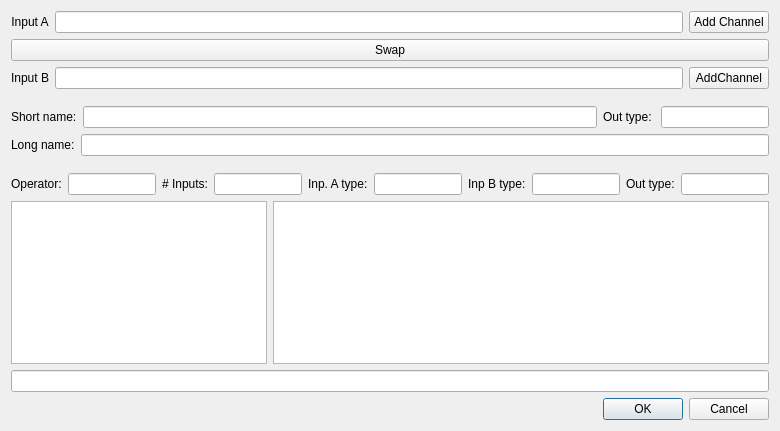
<?xml version="1.0" encoding="UTF-8"?>
<ui version="4.0">
 <class>MathConfigDialog</class>
 <widget class="QDialog" name="MathConfigDialog">
  <property name="geometry">
   <rect>
    <x>0</x>
    <y>0</y>
    <width>780</width>
    <height>431</height>
   </rect>
  </property>
  <property name="windowTitle">
   <string>Math Config</string>
  </property>
  <property name="modal">
   <bool>true</bool>
  </property>
  <layout class="QVBoxLayout" name="base_layout">
   <item>
    <layout class="QVBoxLayout" name="base_layout_2">
     <item>
      <layout class="QVBoxLayout" name="input_layout">
       <item>
        <layout class="QHBoxLayout" name="input_a_layout">
         <item>
          <widget class="QLabel" name="input_a_label">
           <property name="text">
            <string>Input A</string>
           </property>
           <property name="alignment">
            <set>Qt::AlignCenter</set>
           </property>
          </widget>
         </item>
         <item>
          <widget class="QLineEdit" name="input_a_edit"/>
         </item>
         <item>
          <widget class="QPushButton" name="add_channel_a">
           <property name="text">
            <string>Add Channel</string>
           </property>
          </widget>
         </item>
        </layout>
       </item>
       <item>
        <widget class="QPushButton" name="swap_inputs_button">
         <property name="text">
          <string>Swap</string>
         </property>
        </widget>
       </item>
       <item>
        <layout class="QHBoxLayout" name="input_b_layout">
         <item>
          <widget class="QLabel" name="input_b_label">
           <property name="text">
            <string>Input B</string>
           </property>
          </widget>
         </item>
         <item>
          <widget class="QLineEdit" name="input_b_edit"/>
         </item>
         <item>
          <widget class="QPushButton" name="add_channel_b">
           <property name="text">
            <string>AddChannel</string>
           </property>
          </widget>
         </item>
        </layout>
       </item>
      </layout>
     </item>
     <item>
      <spacer name="verticalSpacer">
       <property name="orientation">
        <enum>Qt::Vertical</enum>
       </property>
       <property name="sizeHint" stdset="0">
        <size>
         <width>20</width>
         <height>40</height>
        </size>
       </property>
      </spacer>
     </item>
     <item>
      <layout class="QVBoxLayout" name="name_layout">
       <item>
        <layout class="QHBoxLayout" name="short_name_layout">
         <item>
          <widget class="QLabel" name="short_name_label">
           <property name="text">
            <string>Short name:</string>
           </property>
          </widget>
         </item>
         <item>
          <widget class="QLineEdit" name="short_name_edit"/>
         </item>
         <item>
          <widget class="QLabel" name="label_4">
           <property name="text">
            <string>Out type: </string>
           </property>
          </widget>
         </item>
         <item>
          <widget class="QLineEdit" name="derived_out_type_edit">
           <property name="sizePolicy">
            <sizepolicy hsizetype="Fixed" vsizetype="Fixed">
             <horstretch>0</horstretch>
             <verstretch>0</verstretch>
            </sizepolicy>
           </property>
           <property name="readOnly">
            <bool>true</bool>
           </property>
          </widget>
         </item>
        </layout>
       </item>
       <item>
        <layout class="QHBoxLayout" name="long_name_layout">
         <item>
          <widget class="QLabel" name="long_name_label">
           <property name="text">
            <string>Long name:</string>
           </property>
          </widget>
         </item>
         <item>
          <widget class="QLineEdit" name="long_name_edit">
           <property name="readOnly">
            <bool>true</bool>
           </property>
          </widget>
         </item>
        </layout>
       </item>
      </layout>
     </item>
     <item>
      <spacer name="verticalSpacer_2">
       <property name="orientation">
        <enum>Qt::Vertical</enum>
       </property>
       <property name="sizeHint" stdset="0">
        <size>
         <width>20</width>
         <height>40</height>
        </size>
       </property>
      </spacer>
     </item>
     <item>
      <layout class="QVBoxLayout" name="operator_layout">
       <item>
        <layout class="QHBoxLayout" name="summary_layout">
         <item>
          <widget class="QLabel" name="operator_label">
           <property name="text">
            <string>Operator:</string>
           </property>
          </widget>
         </item>
         <item>
          <widget class="QLineEdit" name="operator_edit">
           <property name="readOnly">
            <bool>true</bool>
           </property>
          </widget>
         </item>
         <item>
          <widget class="QLabel" name="num_inputs_label">
           <property name="text">
            <string># Inputs:</string>
           </property>
          </widget>
         </item>
         <item>
          <widget class="QLineEdit" name="num_inputs_edit">
           <property name="readOnly">
            <bool>true</bool>
           </property>
          </widget>
         </item>
         <item>
          <widget class="QLabel" name="label">
           <property name="text">
            <string>Inp. A type:</string>
           </property>
          </widget>
         </item>
         <item>
          <widget class="QLineEdit" name="input_a_type_edit">
           <property name="readOnly">
            <bool>true</bool>
           </property>
          </widget>
         </item>
         <item>
          <widget class="QLabel" name="label_2">
           <property name="text">
            <string>Inp B type:</string>
           </property>
          </widget>
         </item>
         <item>
          <widget class="QLineEdit" name="input_b_type_edit">
           <property name="readOnly">
            <bool>true</bool>
           </property>
          </widget>
         </item>
         <item>
          <widget class="QLabel" name="label_3">
           <property name="text">
            <string>Out type:</string>
           </property>
          </widget>
         </item>
         <item>
          <widget class="QLineEdit" name="out_type_edit">
           <property name="readOnly">
            <bool>true</bool>
           </property>
          </widget>
         </item>
        </layout>
       </item>
       <item>
        <layout class="QHBoxLayout" name="operator_selection">
         <item>
          <widget class="QListWidget" name="operator_list">
           <property name="sizePolicy">
            <sizepolicy hsizetype="Fixed" vsizetype="Expanding">
             <horstretch>0</horstretch>
             <verstretch>0</verstretch>
            </sizepolicy>
           </property>
          </widget>
         </item>
         <item>
          <widget class="QTextBrowser" name="operator_description"/>
         </item>
        </layout>
       </item>
      </layout>
     </item>
     <item>
      <widget class="QLineEdit" name="status_line_edit">
       <property name="readOnly">
        <bool>true</bool>
       </property>
      </widget>
     </item>
     <item>
      <layout class="QHBoxLayout" name="dialog_button_layout">
       <item>
        <widget class="QDialogButtonBox" name="dialog_button_box">
         <property name="orientation">
          <enum>Qt::Horizontal</enum>
         </property>
         <property name="standardButtons">
          <set>QDialogButtonBox::Cancel|QDialogButtonBox::Ok</set>
         </property>
        </widget>
       </item>
      </layout>
     </item>
    </layout>
   </item>
  </layout>
  <action name="swap_inputs_action">
   <property name="text">
    <string>Swap Inputs</string>
   </property>
   <property name="toolTip">
    <string>Swap A and B inputs</string>
   </property>
   <property name="shortcut">
    <string>Ctrl+Space</string>
   </property>
  </action>
 </widget>
 <tabstops>
  <tabstop>input_a_edit</tabstop>
  <tabstop>add_channel_a</tabstop>
  <tabstop>swap_inputs_button</tabstop>
  <tabstop>input_b_edit</tabstop>
  <tabstop>add_channel_b</tabstop>
  <tabstop>short_name_edit</tabstop>
  <tabstop>derived_out_type_edit</tabstop>
  <tabstop>long_name_edit</tabstop>
  <tabstop>operator_edit</tabstop>
  <tabstop>num_inputs_edit</tabstop>
  <tabstop>input_a_type_edit</tabstop>
  <tabstop>input_b_type_edit</tabstop>
  <tabstop>out_type_edit</tabstop>
  <tabstop>operator_list</tabstop>
  <tabstop>operator_description</tabstop>
  <tabstop>status_line_edit</tabstop>
 </tabstops>
 <resources/>
 <connections/>
</ui>
